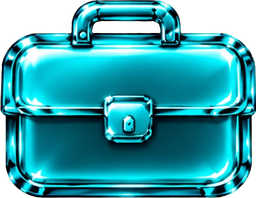
#> input picture briefcase.png, 256 x 198 px
$ python key_logo.py ../briefcase.png out.png
#> lines starting #> are read from the running program, lines starting #| are printed output that depends on the picture; after the words box and inside, x2 and y2 are one past the last pixel; in counts of white or black regions, pixels touching at a corner belong together
import sys
from PIL import Image
import numpy as np
from scipy import ndimage as ndi
# logo cutout: remove the screen green everywhere (incl. enclosed pockets), keep darker greens like parsley
a=np.array(Image.open(sys.argv[1]).convert('RGB')).astype(float)
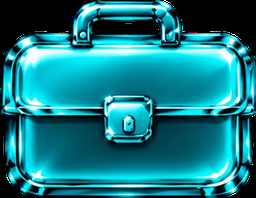
#> a: shape (198, 256, 3) float64; mean R, G, B 20.6, 122, 133.4
border=np.concatenate([a[:8].reshape(-1,3),a[-8:].reshape(-1,3),a[:,:8].reshape(-1,3),a[:,-8:].reshape(-1,3)]); bg=np.median(border,0)
#> after `bg = np.median(border, 0)`: bg = [0, 0, 0]
d=np.sqrt(((a-bg)**2).sum(2))
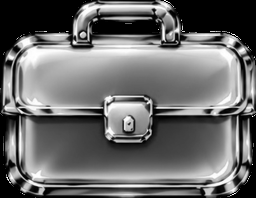
#> d: shape (198, 256) float64; min 0, max 441.7, mean 185.2; drawn with min black and max white
al=np.clip((d-70)/60,0,1)
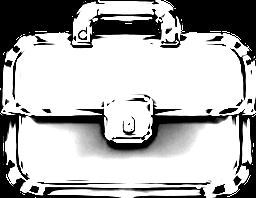
#> al: shape (198, 256) float64; min 0, max 1, mean 0.702
# despill: pull green toward the other channels where it's a fringe
sp=a[...,1]-np.maximum(a[...,0],a[...,2]); fringe=(al<1)&(sp>0)
#> after `sp = a[..., 1] - np.maximum(a[..., 0], a[..., 2])`:
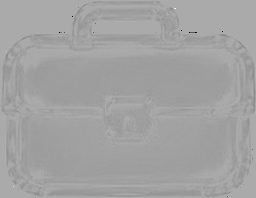
#> sp: shape (198, 256) float64; min -255, max 127, mean -11.4; drawn with min black and max white
#> after `fringe = (al < 1) & (sp > 0)`:
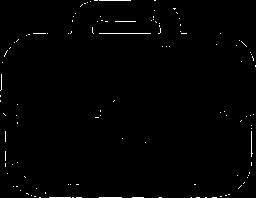
#> fringe: shape (198, 256) bool; 0.9% white in thin lines or dots
a[...,1]=np.where(fringe, np.maximum(a[...,0],a[...,2])+sp*0.15, a[...,1])
#> a: shape (198, 256, 3) float64; 0.9% of pixels changed, all inside (x1, y1, x2, y2) = (0, 0, 256, 198)
al=ndi.binary_opening(al>0.02,iterations=1)*al
im=Image.fromarray(np.dstack([a,al*255]).astype(np.uint8),'RGBA')
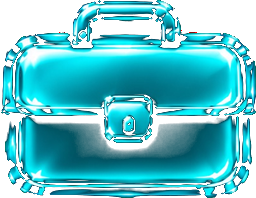
#> im: PIL image 256x198 RGBA; mean R, G, B, A 20.6, 122, 133.4, 176.8; transparent parts drawn white
bb=im.getchannel('A').point(lambda v:255 if v>30 else 0).getbbox(); im.crop(bb).save(sys.argv[2])
#> after `bb = im.getchannel('A').point(lambda v: 255 if v > 30 else 0).getbbox(`: bb = (1, 0, 256, 198)
#> after `bb = im.getchannel('A').point(lambda v: 255 if v > 30 else 0).getbbox(`:
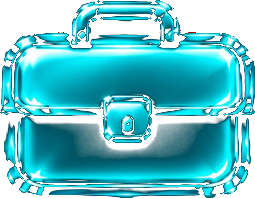
#> saved as out.png: PIL image 255x198 RGBA; mean R, G, B, A 20.7, 122.5, 133.9, 177.5; transparent parts drawn white

$ run again, on mi-crown.png
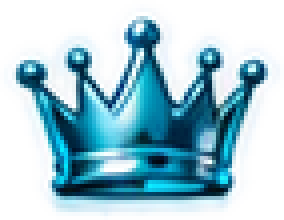
#> input picture mi-crown.png, 71 x 55 px (shown 4 times larger)
#> border = 2016 rows, first 8: [226, 243, 251], [227, 243, 251], [229, 244, 251], [230, 244, 252], [232, 245, 252], [231, 244, 251], [232, 245, 251], [234, 246, 252]
#> bg = [240, 247, 253]
#> fringe: shape (55, 71) bool; 0.46% white in thin lines or dots, all inside (x1, y1, x2, y2) = (12, 15, 62, 45)
#> bb = (4, 5, 67, 50)
#> `bb = im.getchannel('A').point(lambda v: 255 if v > 30 else 0).getbbox(`:
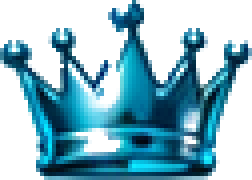
#> saved as out.png: PIL image 63x45 RGBA (shown 4 times larger); mean R, G, B, A 127.3, 177.2, 194.6, 131.1; transparent parts drawn white
